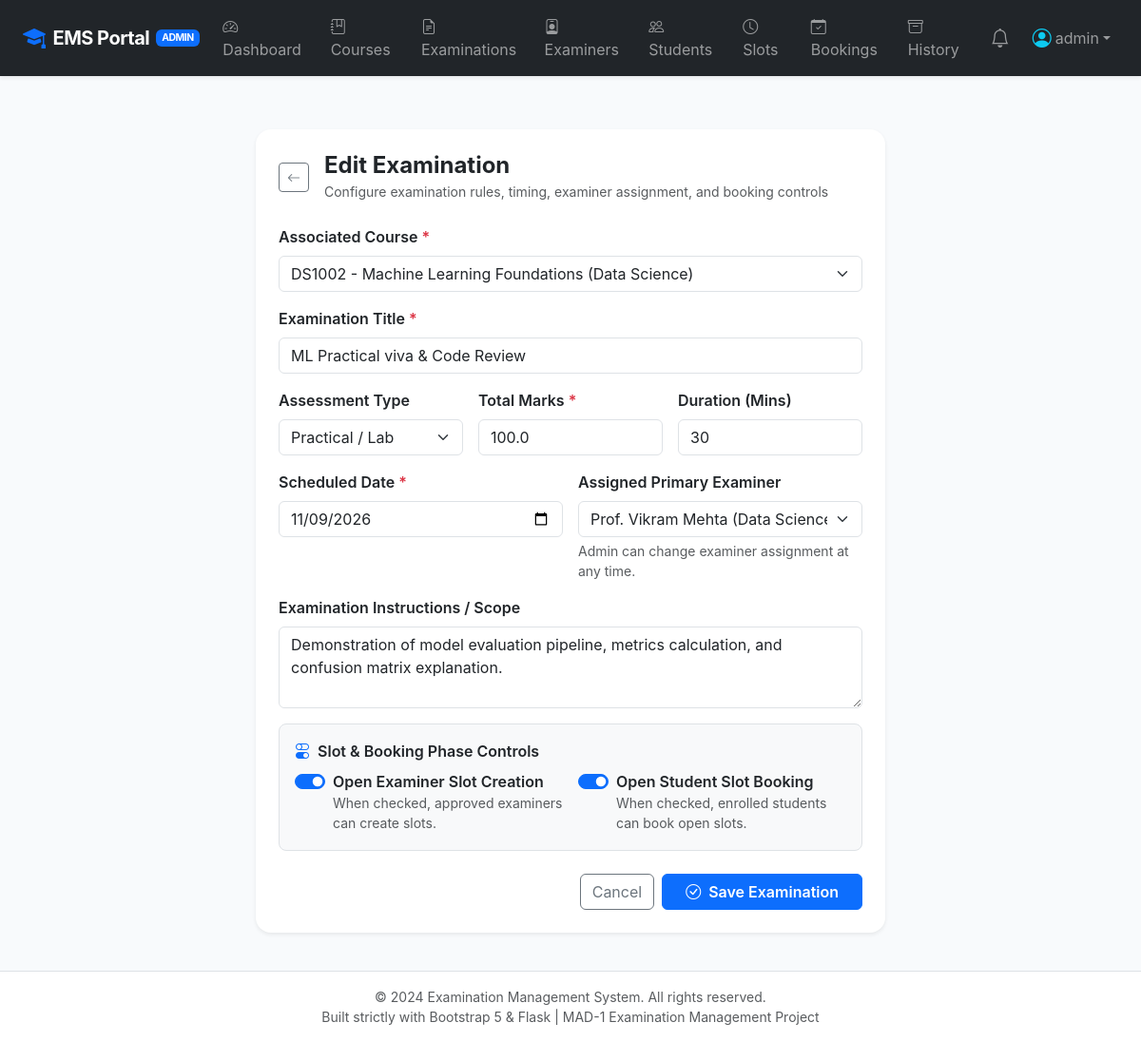
Screenshot of /admin/examinations/2/edit (signed in) with the database file from the repository.
### application/models.py (models this page shows, shortened)
class User(UserMixin, db.Model):
    __tablename__ = 'users'
    id = db.Column(db.Integer, primary_key=True)
    username = db.Column(db.String(80), unique=True, nullable=False, index=True)
    email = db.Column(db.String(120), unique=True, nullable=False, index=True)
    password_hash = db.Column(db.String(255), nullable=False)
    role = db.Column(db.String(20), nullable=False)  # 'admin', 'examiner', 'student'
    created_at = db.Column(db.DateTime, default=datetime.utcnow)
    examiner_profile = db.relationship('ExaminerProfile', backref='user', uselist=False, cascade='all, delete-orphan')
    student_profile = db.relationship('StudentProfile', backref='user', uselist=False, cascade='all, delete-orphan')
    notifications = db.relationship('Notification', backref='user', lazy='dynamic', cascade='all, delete-orphan')
    @property
    def is_admin(self):
        return self.role == 'admin'
    @property
    def is_student(self):
        return self.role == 'student'

class Examination(db.Model):
    __tablename__ = 'examinations'
    id = db.Column(db.Integer, primary_key=True)
    course_id = db.Column(db.Integer, db.ForeignKey('courses.id', ondelete='CASCADE'), nullable=False)
    title = db.Column(db.String(150), nullable=False)
    description = db.Column(db.Text, nullable=True)
    exam_type = db.Column(db.String(50), default='Viva')  # 'Viva', 'Practical', 'Theory', 'Project'
    total_marks = db.Column(db.Float, default=100.0)
    exam_date = db.Column(db.Date, nullable=False)
    duration_minutes = db.Column(db.Integer, default=30)
    slot_creation_open = db.Column(db.Boolean, default=True)
    student_booking_open = db.Column(db.Boolean, default=True)
    assigned_examiner_id = db.Column(db.Integer, db.ForeignKey('examiner_profiles.id', ondelete='SET NULL'), nullable=True)
    status = db.Column(db.String(20), default='Published')  # 'Draft', 'Published', 'Completed'
    created_at = db.Column(db.DateTime, default=datetime.utcnow)
    rubrics = db.relationship('ExaminationRubric', backref='examination', lazy='dynamic', cascade='all, delete-orphan')
    slots = db.relationship('ExaminationSlot', backref='examination', lazy='dynamic', cascade='all, delete-orphan')
    bookings = db.relationship('Booking', backref='examination', lazy='dynamic', cascade='all, delete-orphan')

class Course(db.Model):
    __tablename__ = 'courses'
    id = db.Column(db.Integer, primary_key=True)
    code = db.Column(db.String(20), unique=True, nullable=False, index=True)
    name = db.Column(db.String(150), nullable=False)
    description = db.Column(db.Text, nullable=True)
    department = db.Column(db.String(100), nullable=False)
    credits = db.Column(db.Integer, default=4)
    created_at = db.Column(db.DateTime, default=datetime.utcnow)
    examinations = db.relationship('Examination', backref='course', lazy='dynamic', cascade='all, delete-orphan')

class ExaminerProfile(db.Model):
    __tablename__ = 'examiner_profiles'
    id = db.Column(db.Integer, primary_key=True)
    user_id = db.Column(db.Integer, db.ForeignKey('users.id', ondelete='CASCADE'), nullable=False, unique=True)
    examiner_id = db.Column(db.String(50), unique=True, nullable=False, index=True)
    name = db.Column(db.String(120), nullable=False)
    contact_details = db.Column(db.String(150), nullable=True)  # Phone number, office
    department = db.Column(db.String(100), nullable=False)
    status = db.Column(db.String(20), default='Pending')  # 'Pending', 'Approved', 'Rejected'
    approved_at = db.Column(db.DateTime, nullable=True)
    assigned_examinations = db.relationship('Examination', backref='assigned_examiner', foreign_keys='Examination.assigned_examiner_id')
    created_slots = db.relationship('ExaminationSlot', backref='examiner', lazy='dynamic', cascade='all, delete-orphan')

### application/controllers/admin.py (the view, shortened to what this page needs)
@admin_bp.route('/examinations/<int:exam_id>/edit', methods=['GET', 'POST'])
def edit_examination(exam_id):
    exam = Examination.query.get_or_404(exam_id)
    courses = Course.query.order_by(Course.code.asc()).all()
    examiners = ExaminerProfile.query.filter_by(status='Approved').order_by(ExaminerProfile.name.asc()).all()
    return render_template('admin/examination_form.html', action='Edit', exam=exam, courses=courses, examiners=examiners)

### application/templates/admin/examination_form.html (shortened to what this page needs)
{% extends "base.html" %}
{% block content %}
<div class="row justify-content-center py-4">
    <div class="col-md-9 col-lg-7">
        <div class="card border-0 shadow-sm rounded-4 bg-white">
            <div class="card-header bg-transparent border-0 pt-4 px-4 pb-0">
                <div class="d-flex align-items-center">
                    <a href="{{ url_for('admin.examinations') }}" class="btn btn-outline-secondary btn-sm me-3">
                        <i class="bi bi-arrow-left"></i>
                    </a>
                    <div>
                        <h4 class="fw-bold mb-0 text-dark">{{ action }} Examination</h4>
                        <small class="text-muted">Configure examination rules, timing, examiner assignment, and booking controls</small>
                    </div>
                </div>
            </div>
            <div class="card-body p-4">
                <form method="POST" class="needs-validation" novalidate>
                    <div class="mb-3">
                        <label for="course_id" class="form-label fw-semibold">Associated Course <span class="text-danger">*</span></label>
                        <select class="form-select" id="course_id" name="course_id" required>
                            {% for c in courses %}
                                <option value="{{ c.id }}" {% if exam and exam.course_id == c.id %}selected{% endif %}>
                                    {{ c.code }} - {{ c.name }} ({{ c.department }})
                                </option>
                            {% endfor %}
                        </select>
                    </div>
                    <div class="mb-3">
                        <label for="title" class="form-label fw-semibold">Examination Title <span class="text-danger">*</span></label>
                        <input type="text" class="form-control" id="title" name="title" value="{{ exam.title if exam else '' }}" placeholder="e.g. End-Term Project Viva Voce" required>
                    </div>
                    <div class="row g-3 mb-3">
                        <div class="col-sm-4">
                            <label for="exam_type" class="form-label fw-semibold">Assessment Type</label>
                            <select class="form-select" id="exam_type" name="exam_type">
                                <option value="Practical" {% if exam and exam.exam_type == 'Practical' %}selected{% endif %}>Practical / Lab</option>
                            </select>
                        </div>
                        <div class="col-sm-4">
                            <label for="total_marks" class="form-label fw-semibold">Total Marks <span class="text-danger">*</span></label>
                            <input type="number" step="0.5" class="form-control" id="total_marks" name="total_marks" value="{{ exam.total_marks if exam else 100.0 }}" required>
                        </div>
                        <div class="col-sm-4">
                            <label for="duration_minutes" class="form-label fw-semibold">Duration (Mins)</label>
                            <input type="number" class="form-control" id="duration_minutes" name="duration_minutes" value="{{ exam.duration_minutes if exam else 30 }}" min="5" max="360" required>
                        </div>
                    </div>
                    <div class="row g-3 mb-3">
                        <div class="col-sm-6">
                            <label for="exam_date" class="form-label fw-semibold">Scheduled Date <span class="text-danger">*</span></label>
                            <input type="date" class="form-control" id="exam_date" name="exam_date" value="{{ exam.exam_date.strftime('%Y-%m-%d') if exam else '' }}" required>
                        </div>
                        <div class="col-sm-6">
                            <label for="assigned_examiner_id" class="form-label fw-semibold">Assigned Primary Examiner</label>
                            <select class="form-select" id="assigned_examiner_id" name="assigned_examiner_id">
                                {% for ex in examiners %}
                                    <option value="{{ ex.id }}" {% if exam and exam.assigned_examiner_id == ex.id %}selected{% endif %}>
                                        {{ ex.name }} ({{ ex.department }})
                                    </option>
                                {% endfor %}
                            </select>
                            <div class="form-text small">Admin can change examiner assignment at any time.</div>
                        </div>
                    </div>
                    <div class="mb-3">
                        <label for="description" class="form-label fw-semibold">Examination Instructions / Scope</label>
                        <textarea class="form-control" id="description" name="description" rows="3" placeholder="Provide syllabus guidelines, submission links, or assessment criteria...">{{ exam.description if exam else '' }}</textarea>
                    </div>
                    <div class="p-3 bg-light rounded-3 mb-4 border">
                        <div class="fw-semibold text-dark mb-2"><i class="bi bi-toggles text-primary me-1"></i> Slot & Booking Phase Controls</div>
                        <div class="row g-3">
                            <div class="col-sm-6">
                                <div class="form-check form-switch">
                                    <input class="form-check-input" type="checkbox" id="slot_creation_open" name="slot_creation_open" {% if not exam or exam.slot_creation_open %}checked{% endif %}>
                                    <label class="form-check-label fw-semibold" for="slot_creation_open">Open Examiner Slot Creation</label>
                                    <small class="text-muted d-block">When checked, approved examiners can create slots.</small>
                                </div>
                            </div>
                            <div class="col-sm-6">
                                <div class="form-check form-switch">
                                    <input class="form-check-input" type="checkbox" id="student_booking_open" name="student_booking_open" {% if not exam or exam.student_booking_open %}checked{% endif %}>
                                    <label class="form-check-label fw-semibold" for="student_booking_open">Open Student Slot Booking</label>
                                    <small class="text-muted d-block">When checked, enrolled students can book open slots.</small>
                                </div>
                            </div>
                        </div>
                    </div>
                    <div class="d-flex justify-content-end gap-2">
                        <a href="{{ url_for('admin.examinations') }}" class="btn btn-outline-secondary">Cancel</a>
                        <button type="submit" class="btn btn-primary px-4 fw-semibold">
                            <i class="bi bi-check-circle me-1"></i> Save Examination
                        </button>
                    </div>
                </form>
            </div>
        </div>
    </div>
</div>
{% endblock %}

### application/templates/base.html (shortened to what this page needs)
<!DOCTYPE html>
<html lang="en">
<head>
    <link href="https://cdn.jsdelivr.net/npm/bootstrap@5.3.3/dist/css/bootstrap.min.css" rel="stylesheet">
    <link rel="stylesheet" href="https://cdn.jsdelivr.net/npm/bootstrap-icons@1.11.3/font/bootstrap-icons.min.css">
    <link rel="stylesheet" href="{{ url_for('static', filename='css/style.css') }}">
</head>
<body>
    <nav class="navbar navbar-expand-lg navbar-dark bg-dark sticky-top shadow-sm py-2">
        <div class="container-fluid px-lg-4">
            <a class="navbar-brand d-flex align-items-center" href="{{ url_for('auth.index') }}">
                <i class="bi bi-mortarboard-fill text-primary me-2 fs-4"></i>
                <span>EMS Portal</span>
                {% if current_user.is_authenticated %}
                    <span class="badge bg-primary brand-badge text-uppercase">{{ current_user.role }}</span>
                {% endif %}
            </a>
            <div class="collapse navbar-collapse" id="emsNavbar">
                <ul class="navbar-nav me-auto mb-2 mb-lg-0">
                    {% if current_user.is_authenticated %}
                        {% if current_user.is_admin %}
                            <li class="nav-item">
                                <a class="nav-link" href="{{ url_for('admin.dashboard') }}"><i class="bi bi-speedometer2 me-1"></i> Dashboard</a>
                            </li>
                            <li class="nav-item">
                                <a class="nav-link" href="{{ url_for('admin.courses') }}"><i class="bi bi-journal-bookmark me-1"></i> Courses</a>
                            </li>
                            <li class="nav-item">
                                <a class="nav-link" href="{{ url_for('admin.examinations') }}"><i class="bi bi-file-earmark-text me-1"></i> Examinations</a>
                            </li>
                            <li class="nav-item">
                                <a class="nav-link" href="{{ url_for('admin.examiners') }}"><i class="bi bi-person-badge me-1"></i> Examiners</a>
                            </li>
                            <li class="nav-item">
                                <a class="nav-link" href="{{ url_for('admin.students') }}"><i class="bi bi-people me-1"></i> Students</a>
                            </li>
                            <li class="nav-item">
                                <a class="nav-link" href="{{ url_for('admin.slots') }}"><i class="bi bi-clock me-1"></i> Slots</a>
                            </li>
                            <li class="nav-item">
                                <a class="nav-link" href="{{ url_for('admin.bookings') }}"><i class="bi bi-calendar-check me-1"></i> Bookings</a>
                            </li>
                            <li class="nav-item">
                                <a class="nav-link" href="{{ url_for('admin.historical') }}"><i class="bi bi-archive me-1"></i> History</a>
                            </li>
                        {% endif %}
                    {% else %}
                        <li class="nav-item">
                            <a class="nav-link" href="{{ url_for('auth.index') }}">Home</a>
                        </li>
                    {% endif %}
                </ul>
                <ul class="navbar-nav ms-auto align-items-lg-center">
                    {% if current_user.is_authenticated %}
                        <li class="nav-item me-2">
                            <a class="nav-link position-relative" href="{{ url_for('notifications.index') }}" title="Notifications">
                                <i class="bi bi-bell fs-5"></i>
                            </a>
                        </li>
                        <li class="nav-item dropdown">
                            <a class="nav-link dropdown-toggle d-flex align-items-center" href="#" id="userDropdown" role="button" data-bs-toggle="dropdown" aria-expanded="false">
                                <i class="bi bi-person-circle fs-5 me-1 text-info"></i>
                                <span>{{ current_user.username }}</span>
                            </a>
                        </li>
                    {% endif %}
                </ul>
            </div>
        </div>
    </nav>
    <main class="container-fluid px-lg-4 py-3">
        {% block content %}{% endblock %}
    </main>
    <footer class="bg-white border-top py-3 text-center text-muted small mt-auto">
        <div class="container">
            <div>&copy; 2024 Examination Management System. All rights reserved.</div>
            <div>Built strictly with Bootstrap 5 & Flask | MAD-1 Examination Management Project</div>
        </div>
    </footer>
</body>
</html>

### rows the page displays
User: role "ADMIN", username "admin"
Examination: course_id "DS1002 - Machine Learning Foundations (Data Science)", title "ML Practical viva & Code Review", exam_type "Practical / Lab", total_marks "100.0", duration_minutes "30", exam_date "11/09/2026", assigned_examiner_id "Prof. Vikram Mehta (Data Science)", description "Demonstration of model evaluation pipeline, metrics calculation, and confusion matrix explanation.", slot_creation_open "☑", student_booking_open "☑"

### other values shown
{{ action }} "Edit"
